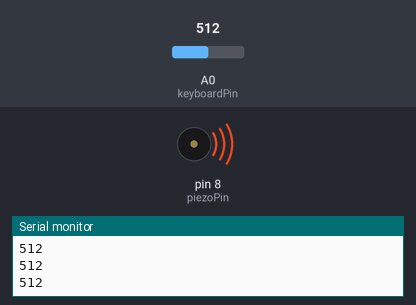
The sketch below on a simulated Arduino Uno, built with avr-gcc and run on an emulated ATmega328P. On the bench: buzzer (waves = sounding), the last lines printed to the serial monitor. The inputs (shaded band) are chosen by the test bench; at power-on: A0 (keyboardPin) = 512.

Above: at 1.2 s.
1.3 s: A0 (keyboardPin) set to 494
At 2.5 s:
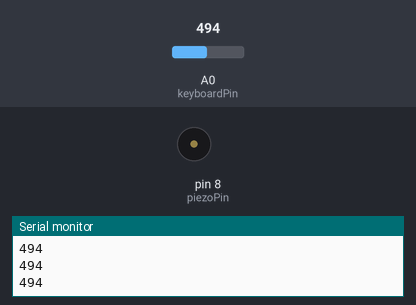
2.8 s: A0 (keyboardPin) set to 511
At 3.9 s:
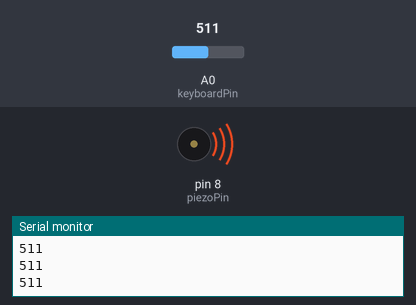
4.3 s: A0 (keyboardPin) set to 495
At 5.0 s:
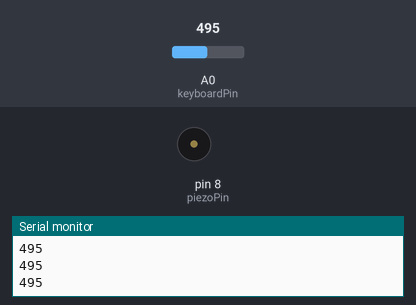
Timing chart, 0 to 7.3 s (numbered marks = the images above; inputs shaded):
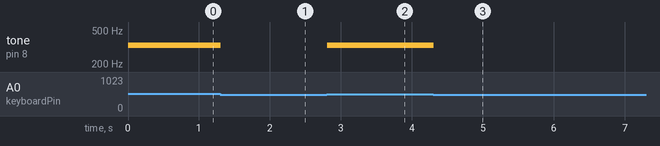

Measured:
- the behaviour switches between 505 and 504 on A0 (keyboardPin) (found by bisection; images 0 and 1)
- after the input at 1.3 s, tone on pin 8 (piezoPin): 330 Hz → silent at once
- after the input at 2.8 s, tone on pin 8 (piezoPin): silent → 330 Hz at once
- after the input at 4.3 s, tone on pin 8 (piezoPin): 330 Hz → silent at once

The sketch:

keyboard_instrument.ino
```cpp
const int cNote = 262;
const int dNote = 294;
const int eNote = 330;
const int fNote = 349;
const int notes[] = {cNote, dNote, eNote, fNote};

const int keyboardPin = A0;
const int piezoPin = 8;

void setup() {
  Serial.begin(9600);
}

void loop() {
  int keyVal = analogRead(keyboardPin);
  Serial.println(keyVal);

  if( keyVal == 1023 ) {
    // play C
    tone(piezoPin, notes[0]);
  } else if( keyVal >= 1000 && keyVal <= 1005 ) {
    // play D
    tone(piezoPin, notes[1]);
  }  else if( keyVal >= 505 && keyVal <= 515 ) {
    // play E
    tone(piezoPin, notes[2]);
  } else if( keyVal >= 950 && keyVal <= 990 ) {
    // play F
    tone(piezoPin, notes[3]);
  } else {
    noTone(piezoPin);
  }
}
```
